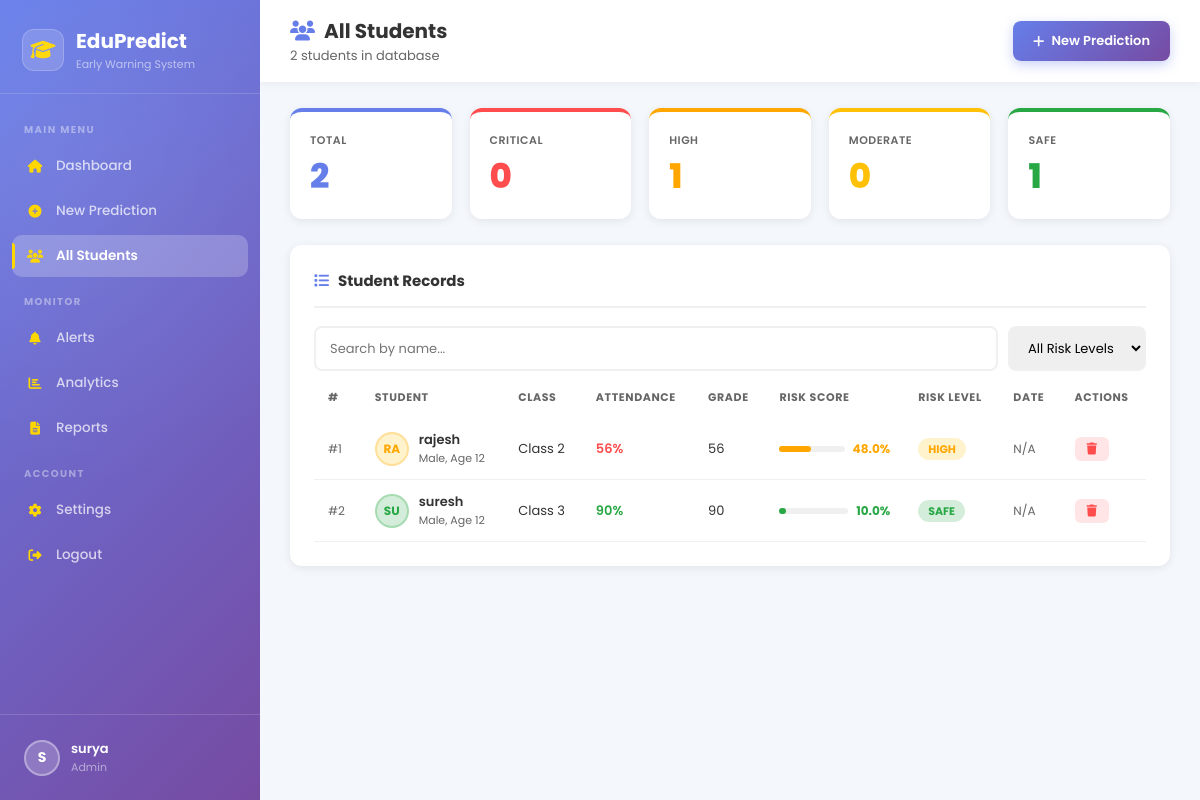
The app's page /students (signed in) with its own data.
### tables this page shows
CREATE TABLE users (
            id         INTEGER PRIMARY KEY AUTOINCREMENT,
            firstname  TEXT NOT NULL,
            lastname   TEXT NOT NULL DEFAULT '',
            username   TEXT UNIQUE NOT NULL,
            email      TEXT UNIQUE NOT NULL,
            password   TEXT NOT NULL,
            role       TEXT DEFAULT 'teacher',
            created_at TEXT DEFAULT (datetime('now'))
        , google_id TEXT);

CREATE TABLE students (
            user_id               INTEGER NOT NULL DEFAULT 1,
            "Sudent ID"           TEXT,
            "Name"                TEXT,
            "Gender"              TEXT,
            "Age"                 INTEGER,
            "Attendance"          INTEGER,
            "Class"               INTEGER,
            "Homework Completion" REAL,
            "Distance from School" INTEGER,
            "Parent Income Level" INTEGER,
            "Migration Risk"      INTEGER,
            "Student Intrest"     INTEGER,
            "Health Condition"    INTEGER,
            "Previous Year Grade" INTEGER,
            "Fomative Marks"      INTEGER,
            "Sumative Marks"      INTEGER,
            "Behaviour"           INTEGER,
            "Dropout Risk"        INTEGER,
            FOREIGN KEY (user_id) REFERENCES users(id)
        );

### app.py (the view)
@app.route("/students")
@login_required
def students():
    user = safe_current_user()
    stats, all_students = get_stats(session.get("user_id"))
    return render_template("students.html", user=user, students=all_students, stats=stats)

### app.py (called while the page is built)
def get_db():
    conn = sqlite3.connect(DB, timeout=30, check_same_thread=False)
    conn.row_factory = sqlite3.Row
    return conn

def login_required(f):
    @wraps(f)
    def wrapped(*args, **kwargs):
        if "user_id" not in session:
            return redirect(url_for("login"))
        return f(*args, **kwargs)
    return wrapped

def current_user():
    if "user_id" not in session:
        return None
    try:
        conn = get_db()
        u    = conn.execute("SELECT * FROM users WHERE id=?",
                            (session["user_id"],)).fetchone()
        conn.close()
        if u:
            return dict(u)
    except Exception:
        pass
    session.clear()
    return None

def safe_current_user():
    u = current_user()
    if u:
        return u
    session.clear()
    return {"id": 0, "firstname": "Guest", "lastname": "", "email": "",
            "username": "guest", "role": "guest", "google_id": None}

def get_stats(user_id=None):
    conn = get_db()
    if user_id:
        rows = conn.execute("SELECT rowid, * FROM students WHERE user_id=?",
                            (user_id,)).fetchall()
    else:
        rows = conn.execute("SELECT rowid, * FROM students").fetchall()
    conn.close()
    students = [map_student(r, r["rowid"]) for r in rows]
    stats = {
        "total":    len(students),
        "CRITICAL": sum(1 for s in students if s["risk_level"] == "CRITICAL"),
        "HIGH":     sum(1 for s in students if s["risk_level"] == "HIGH"),
        "MODERATE": sum(1 for s in students if s["risk_level"] == "MODERATE"),
        "SAFE":     sum(1 for s in students if s["risk_level"] == "SAFE"),
    }
    return stats, students

### templates/students.html (shortened to what this page needs)
<!DOCTYPE html>
<html lang="en">
<head>
<link rel="stylesheet" href="https://cdnjs.cloudflare.com/ajax/libs/font-awesome/6.4.0/css/all.min.css"/>
</head>
<body>
<aside class="sidebar">
  <div class="sb-logo">
    <div class="sb-logo-icon"><i class="fas fa-graduation-cap" style="color:var(--gold)"></i></div>
    <div><div class="sb-brand">EduPredict</div><div class="sb-sub">Early Warning System</div></div>
  </div>
  <div class="sb-body">
    <div class="sb-section">Main Menu</div>
    <a class="nav-item" href="/dashboard"><i class="fas fa-home"></i> <span>Dashboard</span></a>
    <a class="nav-item" href="/predict"><i class="fas fa-plus-circle"></i> <span>New Prediction</span></a>
    <a class="nav-item active" href="/students"><i class="fas fa-users"></i> <span>All Students</span></a>
    <div class="sb-section">Monitor</div>
    <a class="nav-item" href="/alerts"><i class="fas fa-bell"></i> <span>Alerts</span></a>
    <a class="nav-item" href="/analytics"><i class="fas fa-chart-bar"></i> <span>Analytics</span></a>
    <a class="nav-item" href="/reports"><i class="fas fa-file-alt"></i> <span>Reports</span></a>
    <div class="sb-section">Account</div>
    <a class="nav-item" href="/settings"><i class="fas fa-cog"></i> <span>Settings</span></a>
    <a class="nav-item" href="/logout"><i class="fas fa-sign-out-alt"></i> <span>Logout</span></a>
  </div>
  <div class="sb-foot">
    <div class="user-row">
      <div class="user-ava">{{ (user.firstname or 'U')[0]|upper }}</div>
      <div><div class="user-name">{{ user.firstname or '' }}</div><div class="user-role">{{ (user.role or 'teacher')|title }}</div></div>
    </div>
  </div>
</aside>
<div class="main">
  <div class="topbar">
    <div>
      <h2><i class="fas fa-users"></i>All Students</h2>
      <p>{{ stats.total }} students in database</p>
    </div>
    <a href="/predict" style="background:var(--grad);color:#fff;padding:10px 20px;border-radius:8px;text-decoration:none;font-size:13px;font-weight:600;display:flex;align-items:center;gap:7px;box-shadow:0 4px 12px rgba(102,126,234,0.35)">
      <i class="fas fa-plus"></i> New Prediction
    </a>
  </div>
  <div class="page">
    <div class="stats-row">
      <div class="scard total"><div class="slabel">Total</div><div class="snum">{{ stats.total }}</div></div>
      <div class="scard critical"><div class="slabel">Critical</div><div class="snum">{{ stats.CRITICAL }}</div></div>
      <div class="scard high"><div class="slabel">High</div><div class="snum">{{ stats.HIGH }}</div></div>
      <div class="scard moderate"><div class="slabel">Moderate</div><div class="snum">{{ stats.MODERATE }}</div></div>
      <div class="scard safe"><div class="slabel">Safe</div><div class="snum">{{ stats.SAFE }}</div></div>
    </div>
    <div class="card">
      <div class="card-hdr">
        <div class="card-title"><i class="fas fa-list" style="color:var(--primary)"></i> Student Records</div>
      </div>
      <div class="search-bar">
        <input type="text" class="search-input" id="searchInput" placeholder="Search by name..." onkeyup="filterTable()"/>
        <select class="filter-select" id="riskFilter" onchange="filterTable()">
          <option value="">All Risk Levels</option>
        </select>
      </div>
      {% if students %}
      <table id="studentsTable">
        <thead>
          <tr>
            <th>#</th><th>Student</th><th>Class</th><th>Attendance</th>
            <th>Grade</th><th>Risk Score</th><th>Risk Level</th>
            <th>Date</th><th>Actions</th>
          </tr>
        </thead>
        <tbody>
          {% for s in students %}
          {% set colors = {'CRITICAL':('#ff4d4d','#ffe5e5'),'HIGH':('#ffa700','#fff3cd'),'MODERATE':('#ffc107','#fff8e1'),'SAFE':('#28a745','#d4edda')} %}
          {% set clr = colors[s.risk_level] if s.risk_level in colors else ('#667eea','#eef0ff') %}
          <tr class="student-row" data-risk="{{ s.risk_level }}" data-name="{{ s.name|lower }}">
            <td style="color:var(--muted);font-size:12px">#{{ s.id }}</td>
            <td>
              <div class="stu-cell">
                <div class="stu-ava" style="background:{{ clr[1] }};color:{{ clr[0] }};border-color:{{ clr[0] }}44">
                  {{ s.name[:2]|upper }}
                </div>
                <div>
                  <div class="stu-name">{{ s.name }}</div>
                  <div class="stu-sub">{{ s.gender or 'N/A' }}, Age {{ s.age or 'N/A' }}</div>
                </div>
              </div>
            </td>
            <td>Class {{ s.class_level or 'N/A' }}</td>
            <td style="font-weight:600;color:{% if s.attendance < 60 %}var(--red){% elif s.attendance < 75 %}var(--orange){% else %}var(--green){% endif %}">
              {{ s.attendance or 0 }}%
            </td>
            <td>{{ s.prev_grade or 'N/A' }}</td>
            <td>
              <div style="display:flex;align-items:center;gap:8px">
                <div style="flex:1;height:6px;background:#f0f0f0;border-radius:3px;min-width:60px">
                  <div style="height:100%;width:{{ s.risk_score or 0 }}%;background:{{ clr[0] }};border-radius:3px"></div>
                </div>
                <span style="font-weight:700;color:{{ clr[0] }};font-size:12px">{{ s.risk_score or 0 }}%</span>
              </div>
            </td>
            <td><span class="rbadge {{ s.risk_level }}">{{ s.risk_level }}</span></td>
            <td style="font-size:12px;color:var(--muted)">{{ s.created_at[:10] if s.created_at else 'N/A' }}</td>
            <td>
              <form method="POST" action="/students/delete/{{ s.id }}" style="display:inline" onsubmit="return confirm('Delete {{ s.name }}?')">
                <button type="submit" class="btn-sm btn-danger"><i class="fas fa-trash"></i></button>
              </form>
            </td>
          </tr>
          {% endfor %}
        </tbody>
      </table>
      {% endif %}
    </div>
  </div>
</div>
</body>
</html>

### records on screen
users: firstname "S", firstname "surya", role "Admin"
students: id "1", Name "RA", name "rajesh", Gender "Male", Age "12", Class "2", Attendance "56", prev_grade "56", risk_score "48.0", risk_level "HIGH", created_at "N/A"
students: id "2", Name "SU", name "suresh", Gender "Male", Age "12", Class "3", Attendance "90", prev_grade "90", risk_score "10.0", risk_level "SAFE", created_at "N/A"

### other values on screen
{{ stats.total }} "2"
{{ stats.CRITICAL }} "0"
{{ stats.HIGH }} "1"
{{ stats.MODERATE }} "0"
{{ stats.SAFE }} "1"
